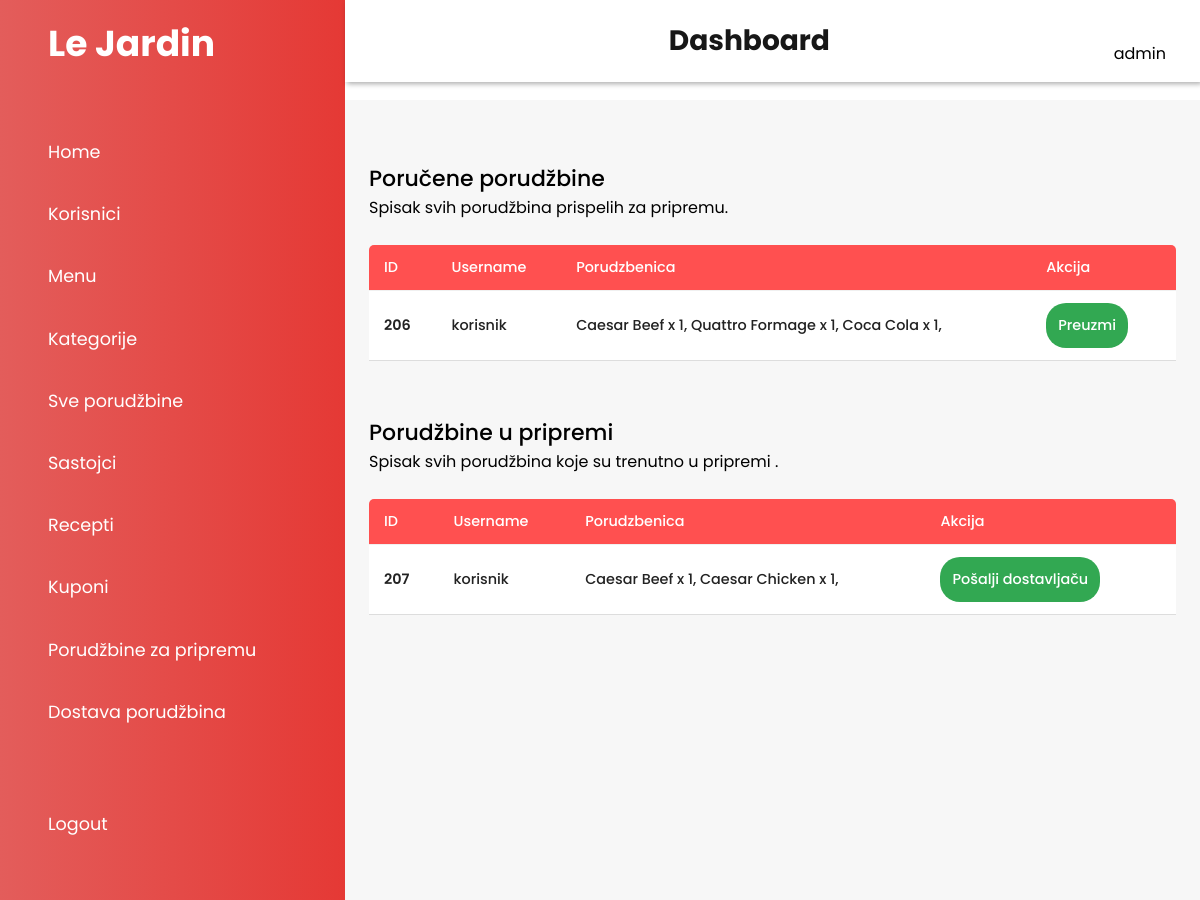
/admin/porudzbine.php (signed in), run on an earlier commit of the app's database.
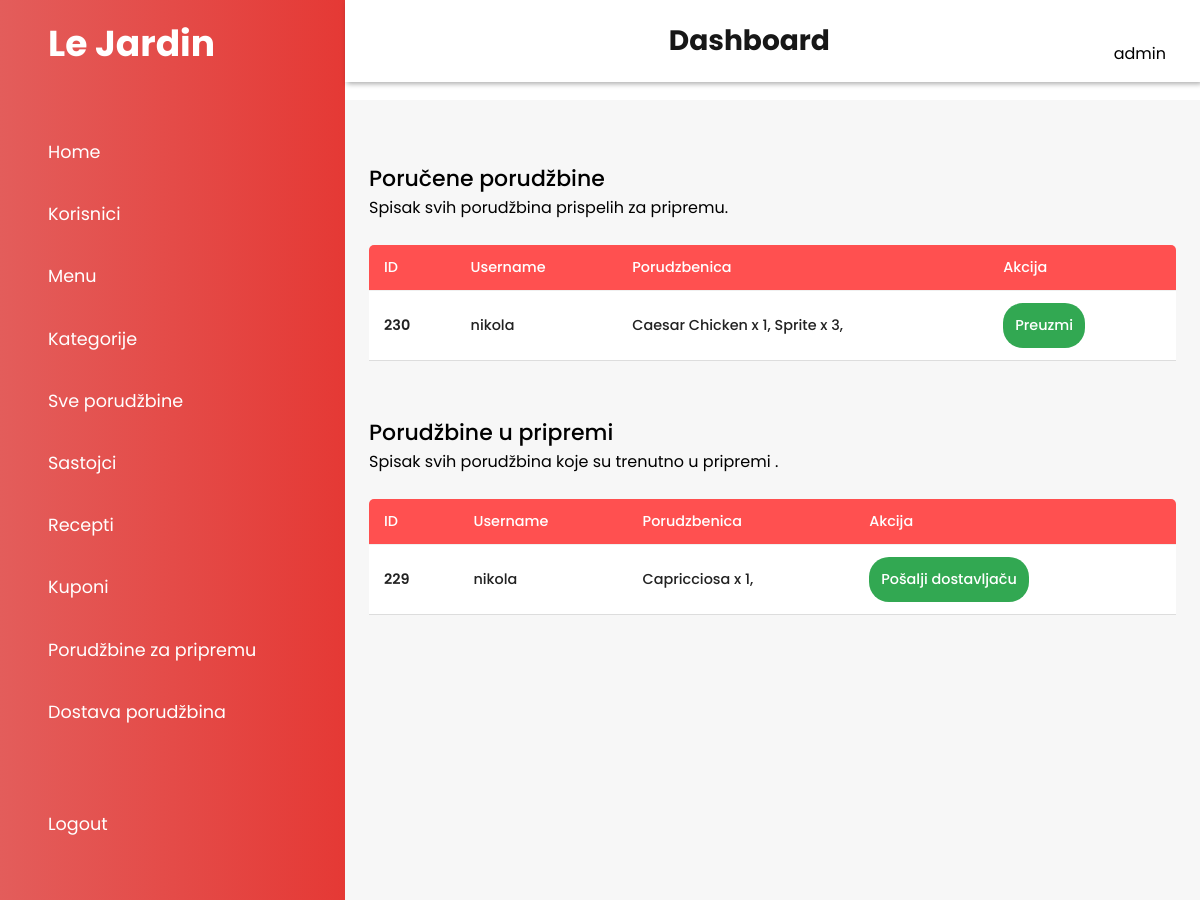
And on a later commit of the database.
### tables this page shows
CREATE TABLE `orders` (
  `id_order` int(11) NOT NULL,
  `name` varchar(100) NOT NULL,
  `email` varchar(100) NOT NULL,
  `usernameID` int(11) NOT NULL,
  `phone` varchar(20) NOT NULL,
  `city` varchar(100) NOT NULL,
  `address` varchar(255) NOT NULL,
  `pmode` varchar(50) NOT NULL,
  `products` varchar(255) NOT NULL,
  `amount_paid` varchar(100) NOT NULL,
  `order_status` varchar(100) NOT NULL,
  `membership_order` varchar(100) NOT NULL,
  `time` datetime DEFAULT NULL
);

### admin/delovi/login-check.php (called while the page is built, shortened)
<?php
    if(!isset($_SESSION['user']))
    {
        $_SESSION['no-login-message'] = "<div class='error'>Please login to access Admin Panel. </div>";
        header('location:'.'login.php');
    }else if(isset($_SESSION['user'])){
        $username = $_SESSION['user'];
        $sql = "SELECT * FROM tbl_admin WHERE username = '$username' ";
        $res = mysqli_query($conn, $sql);
        $rows_session = mysqli_fetch_assoc($res);
        $status = $rows_session['status'];
    }
?>

### admin/porudzbine.php (the view, shortened to what the changed rows need)
<?php include('delovi/header-admin.php'); ?>
<?php
    if($role == 'kuvar' || $role == 'admin'){
        if($status=='active'){
?>
        <main>
            <div class="table-grid" >
                <div class="table-responsive">
                    <table width="100%" class="content-table">
                        <thead>
                            <tr>
                                <th>ID</th>
                                <th>Username</th>
                                <th>Porudzbenica</th>
                                <th>Akcija</th>
                            </tr>
                        </thead>
                        <tbody>
                        <?php
                            $sql = "SELECT * FROM orders INNER JOIN tbl_admin ON orders.usernameID=tbl_admin.id WHERE order_status = 'ordered'";
                            $res = mysqli_query($conn, $sql);
                            if($res==TRUE){
                                $count = mysqli_num_rows($res);
                                if($count>0){
                                    while($rows=mysqli_fetch_assoc($res))
                                    {
                                        $id=$rows['id_order'];
                                        $username=$rows['username'];
                                        $porudzbina=$rows['products'];
                                        ?>
                                            <tr>
                                                <td data-label="ID"><?php echo $id; ?></td>
                                                <td data-label="username"><?php echo $username; ?></td>
                                                <td data-label="Porudzbenica"><?php echo $porudzbina; ?></td>
                                                <td colspan="1">
                                                    <a href="preuzmi.php?id=<?php echo $id; ?>" class="btn-success"><i class="las la-check-circle"></i> Preuzmi</a>
                                                </td>
                                            </tr>
                                        <?php
                                    }
                                }
                            }
                        ?>
                        </tbody>
                    </table>
                </div>
            </div>
            <div class="table-grid" >
                <div class="table-responsive">
                    <table width="100%" class="content-table">
                        <thead>
                            <tr>
                                <th>ID</th>
                                <th>Username</th>
                                <th>Porudzbenica</th>
                                <th>Akcija</th>
                            </tr>
                        </thead>
                        <tbody>
                        <?php
                            $sql_priprema = "SELECT * FROM orders INNER JOIN tbl_admin ON orders.usernameID=tbl_admin.id WHERE order_status = 'priprema'";
                            $res_priprema = mysqli_query($conn, $sql_priprema);
                            if($res_priprema==TRUE){
                                $count_priprema = mysqli_num_rows($res_priprema);
                                if($count_priprema>0){
                                    while($rows_priprema=mysqli_fetch_assoc($res_priprema))
                                    {
                                        $id=$rows_priprema['id_order'];
                                        $username=$rows_priprema['username'];
                                        $porudzbina=$rows_priprema['products'];
                                        ?>
                                            <tr>
                                                <td data-label="ID"><?php echo $id; ?></td>
                                                <td data-label="Username"><?php echo $username; ?></td>
                                                <td data-label="Porudzbenica"><?php echo $porudzbina; ?></td>
                                                <td colspan="1">
                                                    <a href="za_dostavljaca.php?id=<?php echo $id; ?>" class="btn-success"><i class="las la-check-circle"></i> Pošalji dostavljaču</a>
                                                </td>
                                            </tr>
                                        <?php
                                    }
                                }
                            }
                        ?>
                        </tbody>
                    </table>
                </div>
            </div>
        </main>
        <?php
        }else{
            $_SESSION['inactive_status'] = "Vaš nalog nije više aktivan. Kontaktirajte podršku za više informacija.";
            header('location: login.php');
        }
    }else{
            header('location: index.php');
        }
        ?>
    </body>
</html>

What changed in the data, as far as the page shows it:
removed orders: id_order "206", usernameID.username "korisnik", products "Caesar Beef x 1, Quattro Formage x 1, Coca Cola x 1,", shown under "Poručene porudžbine"
removed orders: id_order "207", usernameID.username "korisnik", products "Caesar Beef x 1, Caesar Chicken x 1,", shown under "Porudžbine u pripremi"
added orders: id_order "230", usernameID.username "nikola", products "Caesar Chicken x 1, Sprite x 3,", shown under "Poručene porudžbine"
added orders: id_order "229", usernameID.username "nikola", products "Capricciosa x 1,", shown under "Porudžbine u pripremi"
